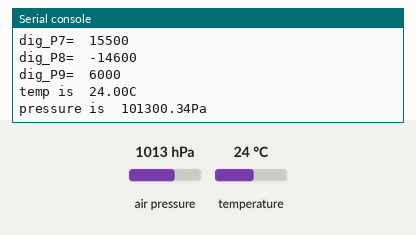
This program was run on a simulated MicroPython board. Shown: the last lines printed to the serial console. Inputs (shaded band) come from the test bench; at power-on: air pressure 1013 hPa, temperature 24 °C.

Above: at 1.2 s.
1.3 s: air pressure set to 952 hPa
At 2.6 s:
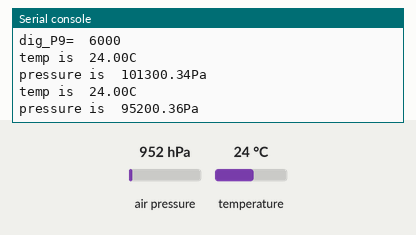
2.8 s: temperature set to 12 °C
At 4.2 s:
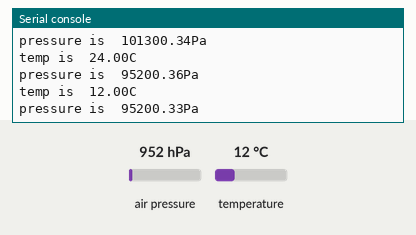
4.3 s: air pressure set to 975 hPa
At 7.5 s:
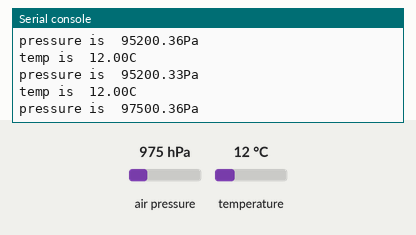
Timing chart, 0 to 9.0 s (numbered marks = the images above; inputs shaded):
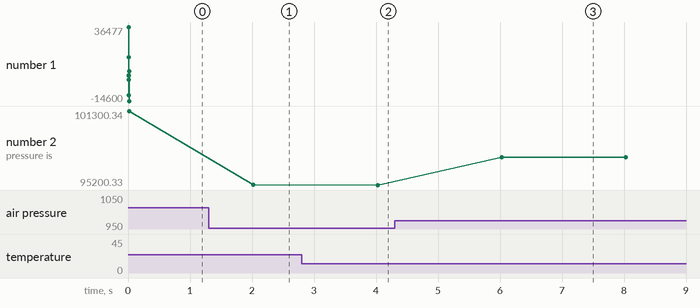

The program:

pressure4click.py
```python
# Micropython code example for Digi International Xbee3
# cellular module interface to Bosch BMP280 based
# Mikroelektronika Pressure 4 Click board barometric sensor
# sensor
#
# Wiring Diagram:
# XBee ->  Pressure 4 Click
#  19  SCL  12
#   7  SDA  11
#   1  Vcc  7 (+3.3V)
#  10  GND  8,9


import utime
import ustruct
import machine


# set i2c clock to 100KHz
# Bosch i2c adress = 1110110 (0x76)
# SDO pin set to GND
i2c = machine.I2C(1, freq=100000)
slave_addr = 0x76

# read chip id, one byte, value=0x58
def read_chipid():
  REGISTER_FORMAT = '>b'
  data = i2c.readfrom_mem(slave_addr, 0xD0, 1)
  value = ustruct.unpack(REGISTER_FORMAT, data)[0]
  return value

# scan i2c bus for active addresses
def scan_I2C():
  devices = i2c.scan()
  return devices

# read 24 calibration bytes starting at 0x88
def read_calib():
  cdata = i2c.readfrom_mem(slave_addr, 0x88, 24)
  return cdata

# read raw temp and pressure bytes starting at 0xF7
def read_raw():
  data = i2c.readfrom_mem(slave_addr, 0xF7, 8)
  return data

# unpack raw temperature bytes
def calc_rawt():
  REGISTER_FORMAT = '>i' # big endian 4 bytes
  rawdata = read_raw()
  raw_temp = ustruct.unpack_from(REGISTER_FORMAT, rawdata, 3)[0] >> 12
  return raw_temp

# unpack raw pressure bytes
def calc_rawp():
  REGISTER_FORMAT = '>i' # big endian 4 bytes
  rawdata = read_raw()
  raw_pres = ustruct.unpack_from(REGISTER_FORMAT, rawdata, 0)[0] >> 12
  return raw_pres

# calculate and continuously display temperature and pressure every 2 seconds
def display_continuous():
  while True:
    adc_t = calc_rawt()  # raw temperature
    #calculate temperature
    var1 = ((adc_t / 16384) - (dig_T1 / 1024 ))* dig_T2 # t formula line 1
    var2 = (adc_t / 131072) - (dig_T1 / 8192) # t formula line 2
    var2 = var2 * var2 * dig_T3 # t formula line 2
    tfine = var1 + var2 # t formula line 3
    T_c = tfine/5120
    print('temp is ','%.2fC' % (T_c))
    #calculate pressure
    adc_p = calc_rawp()  # raw pressure
    pvar1 = (tfine/2) - 64000 # p formula line 1
    pvar2 = (pvar1 * pvar1 * dig_P6)/32768 # p formula line 2
    pvar2 = pvar2 + (pvar1 * dig_P5 * 2)  # p formula line 3
    pvar2 = (pvar2/4) + (dig_P4 * 65536)  # p formula line 4
    pvar1 = (dig_P3 * pvar1 * pvar1 / 524288) + (dig_P2 * pvar1) # p formula line 5
    pvar1 = pvar1/524288 # p formula line 5
    pvar1 = (1 + pvar1/32768) * dig_P1 # p formula line 6
    p = 1048576 - adc_p # p formula line 7
    p = (p - (pvar2/4096)) * 6250 / pvar1 # p formula line 8
    pvar1 = dig_P9 * p * p / 2147483648 # p formula line 9
    pvar2 = p * dig_P8 / 32768 # p formula line 10
    p = p + (pvar1 + pvar2 + dig_P7)/16 # p formula line 11
    print('pressure is ','%.2fPa' % (p))
    utime.sleep(2)


# ##### Main Program ##########

print ('scan I2C addresses = ',scan_I2C())  # scan and print I2C addresses
print ('chip id: ',read_chipid())

#set device data acquisition options
# write ctrl_meas register 0xF4
# bit 7,6,5 001 - set temp oversampling x1
# bit 4,3,2 001 - set pres oversampling x1
# bit 1,0    11 - set power mode to normal mode
buf = b'\x27' # write 001 001 11 to 0xF4
i2c.writeto_mem(slave_addr, 0xF4, buf)


caldata = read_calib()  # read calibration data
# unpack calibration data
REGISTER_FORMAT = '<h'  # < = little endian h=2 bytes
dig_T1 = ustruct.unpack_from(REGISTER_FORMAT, caldata, 0)[0]
# convert dig_T1 to unsigned
dig_T1 = dig_T1 & 0xFFFF
dig_T2 = ustruct.unpack_from(REGISTER_FORMAT, caldata, 2)[0]
dig_T3 = ustruct.unpack_from(REGISTER_FORMAT, caldata, 4)[0]
# convert P1 to unsigned
dig_P1 = ustruct.unpack_from(REGISTER_FORMAT, caldata, 6)[0]
dig_P1 = dig_P1 & 0xFFFF
dig_P2 = ustruct.unpack_from(REGISTER_FORMAT, caldata, 8)[0]
dig_P3 = ustruct.unpack_from(REGISTER_FORMAT, caldata, 10)[0]
dig_P4 = ustruct.unpack_from(REGISTER_FORMAT, caldata, 12)[0]
dig_P5 = ustruct.unpack_from(REGISTER_FORMAT, caldata, 14)[0]
dig_P6 = ustruct.unpack_from(REGISTER_FORMAT, caldata, 16)[0]
dig_P7 = ustruct.unpack_from(REGISTER_FORMAT, caldata, 18)[0]
dig_P8 = ustruct.unpack_from(REGISTER_FORMAT, caldata, 20)[0]
dig_P9 = ustruct.unpack_from(REGISTER_FORMAT, caldata, 22)[0]

# print out calibration parameters
print ('dig_T1= ',dig_T1)
print ('dig_T2= ',dig_T2)
print ('dig_T3= ',dig_T3)
print ('dig_P1= ',dig_P1)
print ('dig_P2= ',dig_P2)
print ('dig_P3= ',dig_P3)
print ('dig_P4= ',dig_P4)
print ('dig_P5= ',dig_P5)
print ('dig_P6= ',dig_P6)
print ('dig_P7= ',dig_P7)
print ('dig_P8= ',dig_P8)
print ('dig_P9= ',dig_P9)


# print pressure and temperature in continuous loop
display_continuous()
```

Measured:
- after the input at 1.3 s, the serial console: prints a new line after 0.72 s (image 1)
- after the input at 2.8 s, the serial console: prints a new line after 1.2 s (image 2)
- after the input at 4.3 s, the serial console: prints a new line after 1.7 s (image 3)
- plotted number 2: 101300.34 → 95200.36 after the input at 1.3 s, 95200.36 → 95200.33 after the input at 2.8 s, 95200.33 → 97500.36 after the input at 4.3 s
